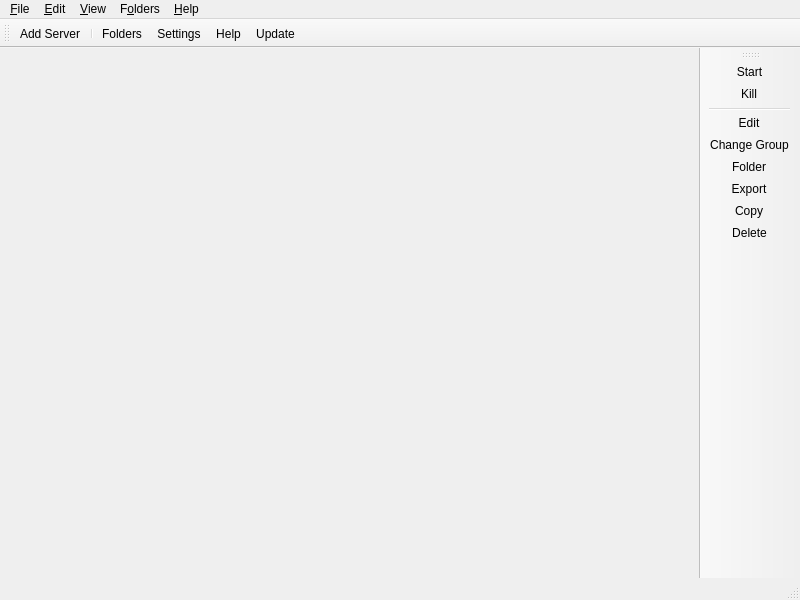
<?xml version='1.0' encoding='UTF-8'?>
<ui version="4.0">
 <class>MainWindow</class>
 <widget class="QMainWindow" name="MainWindow">
  <property name="geometry">
   <rect>
    <x>0</x>
    <y>0</y>
    <width>800</width>
    <height>600</height>
   </rect>
  </property>
  <widget class="QWidget" name="centralWidget">
   <layout class="QHBoxLayout" name="horizontalLayout">
    <property name="spacing">
     <number>0</number>
    </property>
    <property name="leftMargin">
     <number>0</number>
    </property>
    <property name="topMargin">
     <number>0</number>
    </property>
    <property name="rightMargin">
     <number>0</number>
    </property>
    <property name="bottomMargin">
     <number>0</number>
    </property>
   </layout>
  </widget>
  <widget class="QStatusBar" name="statusBar" />
  <widget class="QToolBar" name="mainToolBar">
   <property name="windowTitle">
    <string>Main Toolbar</string>
   </property>
   <property name="allowedAreas">
    <set>Qt::ToolBarArea::BottomToolBarArea|Qt::ToolBarArea::TopToolBarArea</set>
   </property>
   <property name="toolButtonStyle">
    <enum>Qt::ToolButtonStyle::ToolButtonTextBesideIcon</enum>
   </property>
   <property name="floatable">
    <bool>false</bool>
   </property>
   <attribute name="toolBarArea">
    <enum>TopToolBarArea</enum>
   </attribute>
   <attribute name="toolBarBreak">
    <bool>false</bool>
   </attribute>
   <addaction name="actionAddInstance" />
   <addaction name="separator" />
   <addaction name="actionFoldersButton" />
   <addaction name="actionSettings" />
   <addaction name="actionHelpButton" />
   <addaction name="actionCheckUpdate" />
   </widget>
  <widget class="WideBar" name="instanceToolBar">
   <property name="windowTitle">
    <string>Instance Toolbar</string>
   </property>
   <property name="iconSize">
    <size>
     <width>16</width>
     <height>16</height>
    </size>
   </property>
   <property name="toolButtonStyle">
    <enum>Qt::ToolButtonStyle::ToolButtonTextBesideIcon</enum>
   </property>
   <property name="floatable">
    <bool>false</bool>
   </property>
   <property name="useDefaultAction" stdset="0">
    <bool>true</bool>
   </property>
   <attribute name="toolBarArea">
    <enum>RightToolBarArea</enum>
   </attribute>
   <attribute name="toolBarBreak">
    <bool>false</bool>
   </attribute>
   <addaction name="actionLaunchInstance" />
   <addaction name="actionKillInstance" />
   <addaction name="separator" />
   <addaction name="actionEditInstance" />
   <addaction name="actionChangeInstGroup" />
   <addaction name="actionViewSelectedInstFolder" />
   <addaction name="actionExportInstance" />
   <addaction name="actionCopyInstance" />
   <addaction name="actionDeleteInstance" />
   </widget>
  <widget class="QMenuBar" name="menuBar">
   <property name="geometry">
    <rect>
     <x>0</x>
     <y>0</y>
     <width>800</width>
     <height>30</height>
    </rect>
   </property>
   <widget class="QMenu" name="fileMenu">
    <property name="title">
     <string>&amp;File</string>
    </property>
    <property name="toolTipsVisible">
     <bool>true</bool>
    </property>
    <addaction name="actionAddInstance" />
    <addaction name="separator" />
    <addaction name="actionLaunchInstance" />
    <addaction name="actionKillInstance" />
    <addaction name="separator" />
    <addaction name="actionEditInstance" />
    <addaction name="actionChangeInstGroup" />
    <addaction name="actionViewSelectedInstFolder" />
    <addaction name="actionExportInstance" />
    <addaction name="actionCopyInstance" />
    <addaction name="actionDeleteInstance" />
    <addaction name="separator" />
    <addaction name="actionSettings" />
    <addaction name="actionCloseWindow" />
   </widget>
   <widget class="QMenu" name="editMenu">
    <property name="title">
     <string>&amp;Edit</string>
    </property>
    <property name="toolTipsVisible">
     <bool>true</bool>
    </property>
    <addaction name="actionUndoTrashInstance" />
   </widget>
   <widget class="QMenu" name="viewMenu">
    <property name="title">
     <string>&amp;View</string>
    </property>
    <property name="toolTipsVisible">
     <bool>true</bool>
    </property>
    <addaction name="actionChangeTheme" />
    <addaction name="separator" />
    <addaction name="actionToggleStatusBar" />
    <addaction name="actionLockToolbars" />
    <addaction name="separator" />
   </widget>
   <widget class="QMenu" name="foldersMenu">
    <property name="title">
     <string>F&amp;olders</string>
    </property>
    <property name="toolTipsVisible">
     <bool>true</bool>
    </property>
    <addaction name="actionViewLauncherRootFolder" />
    <addaction name="actionViewLogsFolder" />
    <addaction name="separator" />
    <addaction name="actionViewInstanceFolder" />
    <addaction name="actionViewTemplateFolder" />
    <addaction name="actionViewIconsFolder" />
    <addaction name="actionViewCentralModsFolder" />
    <addaction name="actionViewJavaFolder" />

    <addaction name="separator" />
    <addaction name="actionViewWidgetThemeFolder" />
    <addaction name="actionViewIconThemeFolder" />
    <addaction name="actionViewCatPackFolder" />
   </widget>
   <widget class="QMenu" name="helpMenu">
    <property name="title">
     <string>&amp;Help</string>
    </property>
    <property name="toolTipsVisible">
     <bool>true</bool>
    </property>
    <addaction name="actionClearMetadata" />
    <addaction name="actionReportBug" />
    <addaction name="actionViewLog" />
    <addaction name="actionAddToPATH" />
    <addaction name="separator" />
    <addaction name="actionMATRIX" />
    <addaction name="actionDISCORD" />
    <addaction name="actionREDDIT" />
    <addaction name="separator" />
    <addaction name="actionCheckUpdate" />
    <addaction name="actionOpenWiki" />
    <addaction name="actionAbout" />
   </widget>
   <addaction name="fileMenu" />
   <addaction name="editMenu" />
   <addaction name="viewMenu" />
   <addaction name="foldersMenu" />
   <addaction name="helpMenu" />
  </widget>
  <action name="actionToggleStatusBar">
   <property name="checkable">
    <bool>true</bool>
   </property>
   <property name="text">
    <string>Status Bar</string>
   </property>
  </action>
  <action name="actionLockToolbars">
   <property name="checkable">
    <bool>true</bool>
   </property>
   <property name="text">
    <string>Lock Toolbars</string>
   </property>
  </action>
  <action name="actionUndoTrashInstance">
   <property name="enabled">
    <bool>false</bool>
   </property>
   <property name="text">
    <string>&amp;Undo Last Instance Deletion</string>
   </property>
  </action>
  <action name="actionAddInstance">
   <property name="icon">
    <iconset theme="new" />
   </property>
   <property name="text">
    <string>Add Serve&amp;r...</string>
   </property>
   <property name="toolTip">
    <string>Add a new server.</string>
   </property>
  </action>
  <action name="actionCheckUpdate">
   <property name="icon">
    <iconset theme="checkupdate" />
   </property>
   <property name="text">
    <string>&amp;Update...</string>
   </property>
   <property name="toolTip">
    <string>Check for new updates for %1.</string>
   </property>
   <property name="menuRole">
    <enum>QAction::MenuRole::ApplicationSpecificRole</enum>
   </property>
  </action>
  <action name="actionSettings">
   <property name="icon">
    <iconset theme="settings" />
   </property>
   <property name="text">
    <string>Setti&amp;ngs...</string>
   </property>
   <property name="toolTip">
    <string>Change settings.</string>
   </property>
   <property name="menuRole">
    <enum>QAction::MenuRole::PreferencesRole</enum>
   </property>
  </action>
  <action name="actionLaunchInstance">
   <property name="icon">
    <iconset theme="launch" />
   </property>
   <property name="text">
    <string>&amp;Start</string>
   </property>
   <property name="toolTip">
    <string>Start the selected server.</string>
   </property>
  </action>
  <action name="actionKillInstance">
   <property name="icon">
    <iconset theme="status-bad" />
   </property>
   <property name="text">
    <string>&amp;Kill</string>
   </property>
   <property name="toolTip">
    <string>Force the running server to stop immediately.</string>
   </property>
   <property name="shortcut">
    <string>Ctrl+K</string>
   </property>
  </action>
  <action name="actionRenameInstance">
   <property name="icon">
    <iconset theme="rename" />
   </property>
   <property name="text">
    <string>Rename</string>
   </property>
   <property name="toolTip">
    <string>Rename the selected instance.</string>
   </property>
  </action>
  <action name="actionChangeInstGroup">
   <property name="icon">
    <iconset theme="tag" />
   </property>
   <property name="text">
    <string>&amp;Change Group...</string>
   </property>
   <property name="toolTip">
    <string>Change the selected instance's group.</string>
   </property>
   <property name="shortcut">
    <string>Ctrl+G</string>
   </property>
  </action>
  <action name="actionChangeInstIcon">
   <property name="text">
    <string>Change Icon</string>
   </property>
   <property name="toolTip">
    <string>Change the selected instance's icon.</string>
   </property>
  </action>
  <action name="actionEditInstance">
   <property name="icon">
    <iconset theme="settings" />
   </property>
   <property name="text">
    <string>&amp;Edit...</string>
   </property>
   <property name="toolTip">
    <string>Change the server settings, version, mods and plugins.</string>
   </property>
   <property name="shortcut">
    <string>Ctrl+I</string>
   </property>
  </action>
  <action name="actionViewSelectedInstFolder">
   <property name="icon">
    <iconset theme="viewfolder" />
   </property>
   <property name="text">
    <string>&amp;Folder</string>
   </property>
   <property name="toolTip">
    <string>Open the selected instance's root folder in a file browser.</string>
   </property>
  </action>
  <action name="actionDeleteInstance">
   <property name="icon">
    <iconset theme="delete" />
   </property>
   <property name="text">
    <string>Dele&amp;te</string>
   </property>
   <property name="toolTip">
    <string>Delete the selected server.</string>
   </property>
   <property name="autoRepeat">
    <bool>false</bool>
   </property>
  </action>
  <action name="actionCopyInstance">
   <property name="icon">
    <iconset theme="copy" />
   </property>
   <property name="text">
    <string>Cop&amp;y...</string>
   </property>
   <property name="toolTip">
    <string>Copy the selected server.</string>
   </property>
   <property name="shortcut">
    <string>Ctrl+D</string>
   </property>
  </action>
  <action name="actionExportInstance">
   <property name="icon">
    <iconset theme="export" />
   </property>
   <property name="text">
    <string>E&amp;xport...</string>
   </property>
   <property name="toolTip">
    <string>Export the selected instance to supported formats.</string>
   </property>
  </action>
  <action name="actionExportInstanceZip">
   <property name="icon">
    <iconset theme="launcher" />
   </property>
   <property name="text">
    <string>Prism Launcher (zip)</string>
   </property>
  </action>
  <action name="actionExportInstanceMrPack">
   <property name="icon">
    <iconset theme="modrinth" />
   </property>
   <property name="text">
    <string>Modrinth (mrpack)</string>
   </property>
  </action>
  <action name="actionCloseWindow">
   <property name="icon">
    <iconset theme="status-bad" />
   </property>
   <property name="text">
    <string>Close &amp;Window</string>
   </property>
   <property name="toolTip">
    <string>Close the current window</string>
   </property>
   <property name="menuRole">
    <enum>QAction::MenuRole::NoRole</enum>
   </property>
  </action>
  <action name="actionViewInstanceFolder">
   <property name="icon">
    <iconset theme="viewfolder" />
   </property>
   <property name="text">
    <string>I&amp;nstances</string>
   </property>
   <property name="toolTip">
    <string>Open the instances folder in a file browser.</string>
   </property>
  </action>
  <action name="actionViewLauncherRootFolder">
   <property name="icon">
    <iconset theme="viewfolder" />
   </property>
   <property name="text">
    <string>Launcher &amp;Data</string>
   </property>
   <property name="toolTip">
    <string>Open the launcher's root folder in a file browser.</string>
   </property>
  </action>
  <action name="actionViewCentralModsFolder">
   <property name="icon">
    <iconset theme="centralmods" />
   </property>
   <property name="text">
    <string>&amp;Mods (Quick Access)</string>
   </property>
   <property name="toolTip">
    <string>Open the mods folder in a file browser.</string>
   </property>
  </action>
  <action name="actionViewIconsFolder">
   <property name="icon">
    <iconset theme="viewfolder" />
   </property>
   <property name="text">
    <string>Instance &amp;Icons</string>
   </property>
   <property name="toolTip">
    <string>Open the instance icons folder in a file browser.</string>
   </property>
  </action>
  <action name="actionViewLogsFolder">
   <property name="icon">
    <iconset theme="viewfolder" />
   </property>
   <property name="text">
    <string>Launcher &amp;Logs</string>
   </property>
   <property name="toolTip">
    <string>Open the logs folder in a file browser.</string>
   </property>
  </action>
  <action name="actionChangeTheme">
   <property name="text">
    <string>Themes</string>
   </property>
  </action>
  <action name="actionReportBug">
   <property name="icon">
    <iconset theme="bug" />
   </property>
   <property name="text">
    <string>Report a Bug or Suggest a Feature</string>
   </property>
   <property name="toolTip">
    <string>Open the bug tracker to report a bug with %1.</string>
   </property>
  </action>
  <action name="actionDISCORD">
   <property name="icon">
    <iconset theme="discord" />
   </property>
   <property name="text">
    <string>&amp;Discord Guild</string>
   </property>
   <property name="toolTip">
    <string>Open %1 Discord guild.</string>
   </property>
  </action>
  <action name="actionMATRIX">
   <property name="icon">
    <iconset theme="matrix" />
   </property>
   <property name="text">
    <string>&amp;Matrix Space</string>
   </property>
   <property name="toolTip">
    <string>Open %1 Matrix space.</string>
   </property>
  </action>
  <action name="actionREDDIT">
   <property name="icon">
    <iconset theme="reddit-alien" />
   </property>
   <property name="text">
    <string>Sub&amp;reddit</string>
   </property>
   <property name="toolTip">
    <string>Open %1 subreddit.</string>
   </property>
  </action>
  <action name="actionAbout">
   <property name="icon">
    <iconset theme="about" />
   </property>
   <property name="text">
    <string>&amp;About %1</string>
   </property>
   <property name="toolTip">
    <string>View information about %1.</string>
   </property>
   <property name="menuRole">
    <enum>QAction::MenuRole::AboutRole</enum>
   </property>
  </action>
  <action name="actionClearMetadata">
   <property name="icon">
    <iconset theme="refresh" />
   </property>
   <property name="text">
    <string>&amp;Clear Metadata Cache</string>
   </property>
   <property name="toolTip">
    <string>Clear cached metadata</string>
   </property>
  </action>
  <action name="actionViewLog">
   <property name="icon">
    <iconset theme="log" />
   </property>
   <property name="text">
    <string>View logs</string>
   </property>
   <property name="toolTip">
    <string>View current and previous launcher logs</string>
   </property>
  </action>
  <action name="actionAddToPATH">
   <property name="icon">
    <iconset theme="custom-commands" />
   </property>
   <property name="text">
    <string>Install to &amp;PATH</string>
   </property>
   <property name="toolTip">
    <string>Install a %1 symlink to /usr/local/bin</string>
   </property>
  </action>
  <action name="actionFoldersButton">
   <property name="icon">
    <iconset theme="viewfolder" />
   </property>
   <property name="text">
    <string>Folders</string>
   </property>
   <property name="toolTip">
    <string>Open one of the folders shared between instances.</string>
   </property>
  </action>
  <action name="actionHelpButton">
   <property name="icon">
    <iconset theme="help" />
   </property>
   <property name="text">
    <string>Help</string>
   </property>
   <property name="toolTip">
    <string>Get help with %1 or Minecraft.</string>
   </property>
  </action>
  <action name="actionOpenWiki">
   <property name="icon">
    <iconset theme="help" />
   </property>
   <property name="text">
    <string>%1 &amp;Wiki</string>
   </property>
   <property name="toolTip">
    <string>Open the %1 wiki</string>
   </property>
  </action>
  <action name="actionViewWidgetThemeFolder">
   <property name="icon">
    <iconset theme="viewfolder" />
   </property>
   <property name="text">
    <string>&amp;Widget Themes</string>
   </property>
   <property name="toolTip">
    <string>Open the widget themes folder in a file browser.</string>
   </property>
  </action>
  <action name="actionViewIconThemeFolder">
   <property name="icon">
    <iconset theme="viewfolder" />
   </property>
   <property name="text">
    <string>I&amp;con Themes</string>
   </property>
   <property name="toolTip">
    <string>Open the icon theme folder in a file browser.</string>
   </property>
  </action>
  <action name="actionViewCatPackFolder">
   <property name="icon">
    <iconset theme="viewfolder" />
   </property>
   <property name="text">
    <string>&amp;Cat Packs</string>
   </property>
   <property name="toolTip">
    <string>Open the cat packs folder in a file browser.</string>
   </property>
  </action>
  <action name="actionViewJavaFolder">
   <property name="icon">
    <iconset theme="viewfolder" />
   </property>
   <property name="text">
    <string>&amp;Auto Downloaded Java</string>
   </property>
   <property name="toolTip">
    <string>Open the Java folder in a file browser. Only available if the built-in Java downloader is used.</string>
   </property>
  </action>
  <action name="actionViewTemplateFolder">
   <property name="icon">
    <iconset theme="viewfolder" />
   </property>
   <property name="text">
    <string>Instance &amp;Template</string>
   </property>
   <property name="toolTip">
    <string>Open the template folder in a file browser.</string>
   </property>
  </action>
 </widget>
 <customwidgets>
  <customwidget>
   <class>WideBar</class>
   <extends>QToolBar</extends>
   <header>ui/widgets/WideBar.h</header>
  </customwidget>
 </customwidgets>
 <resources />
 <connections />
</ui>
